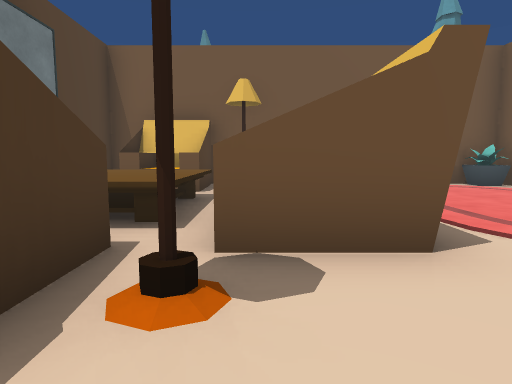
[1] (above)

19 first-person views from a walk through a Unity game level. The camera is 1.4 m above the floor, tilts 6° down and sees 75° across. The floor is counted in squares, 2 m on a side. Each view is taken from the middle of a square. On the plan, view 1 faces up. The plan holds only what a view shows up to about 10 squares ahead; the rest is blank. The place goes on beyond the plan. The player is left out. Some surface patterns are stand-ins.

[2]
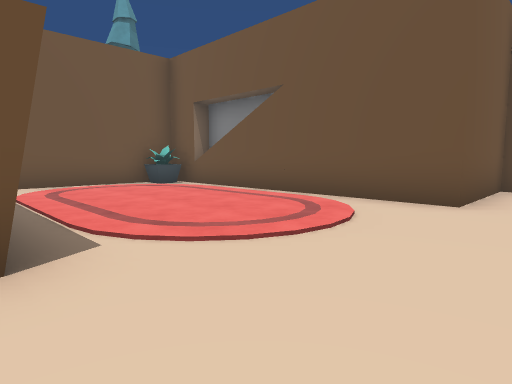

[3]
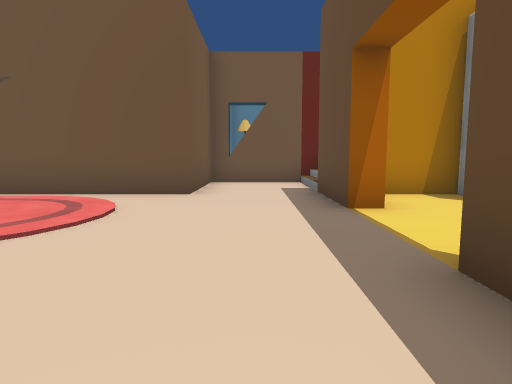

[4]
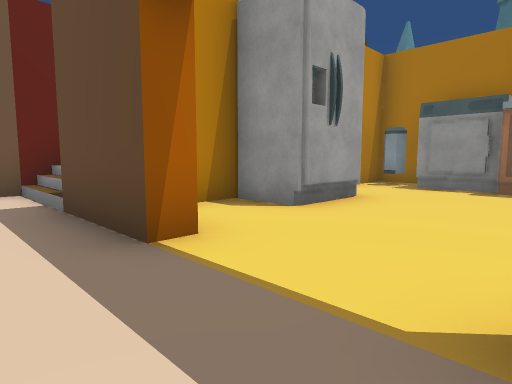

[5]
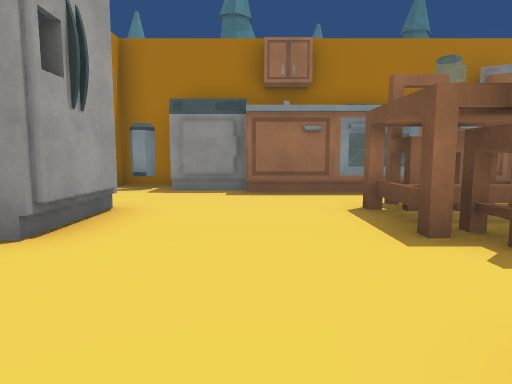

[6]
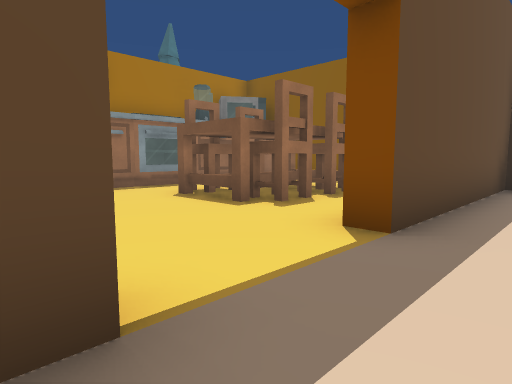

[7]
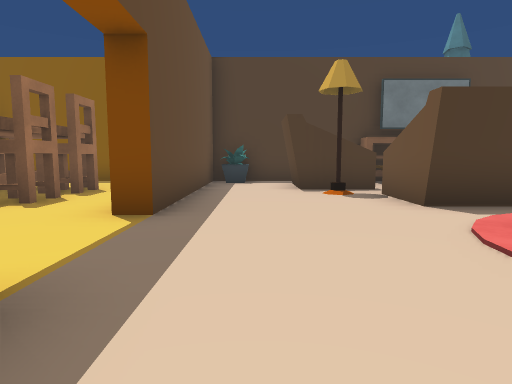

[8]
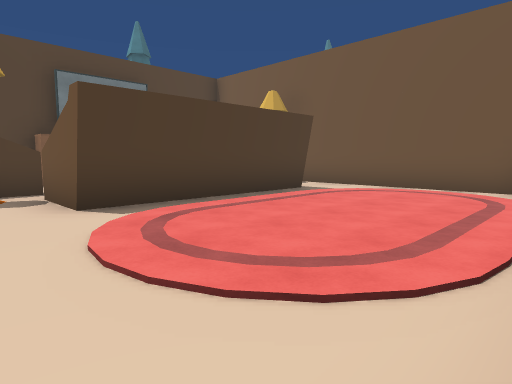

[9]
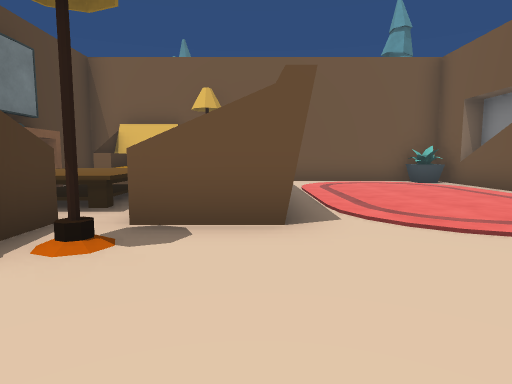

[10]
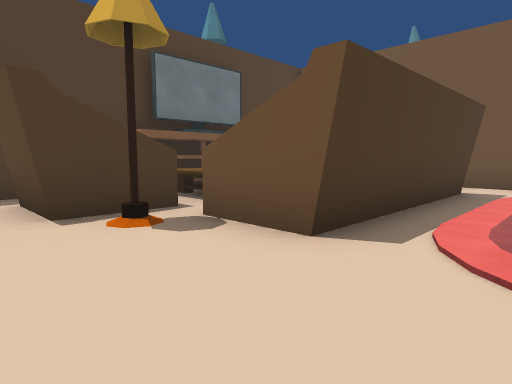

[11]
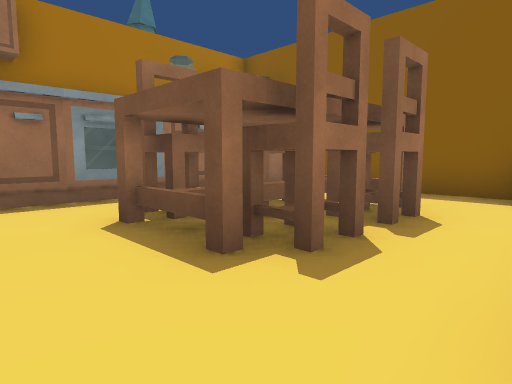

[12]
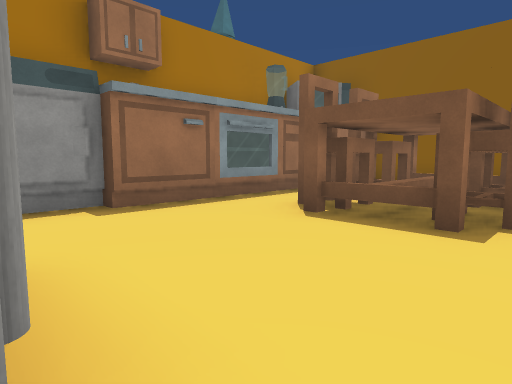

[13]
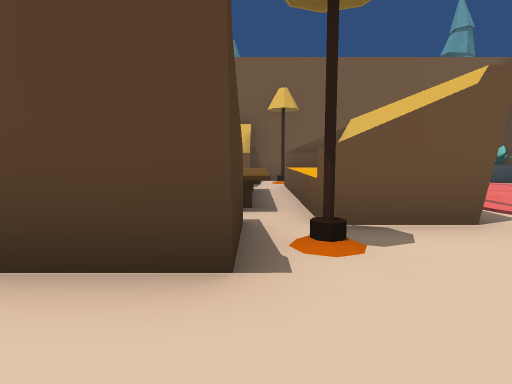

[14]
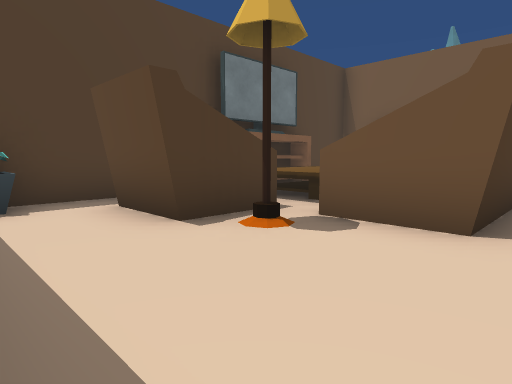

[15]
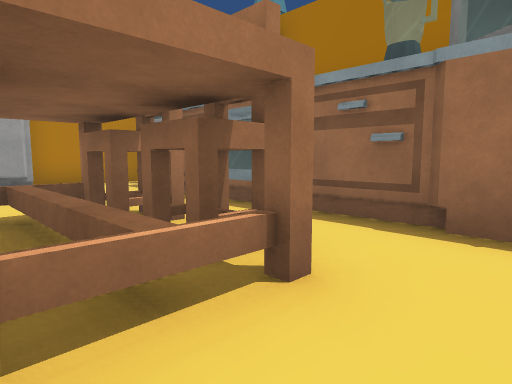

[16]
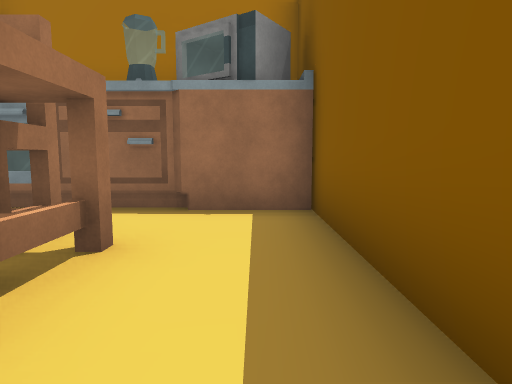

[17]
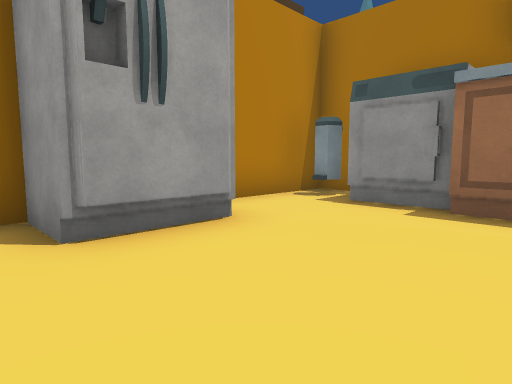

[18]
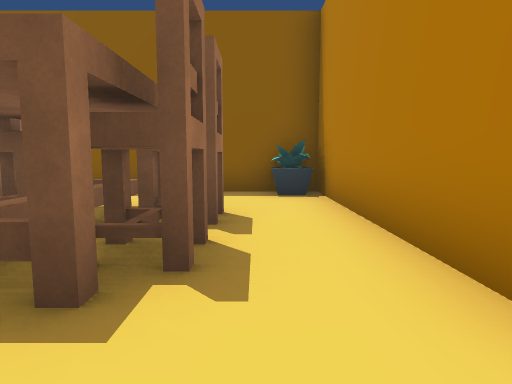

[19]
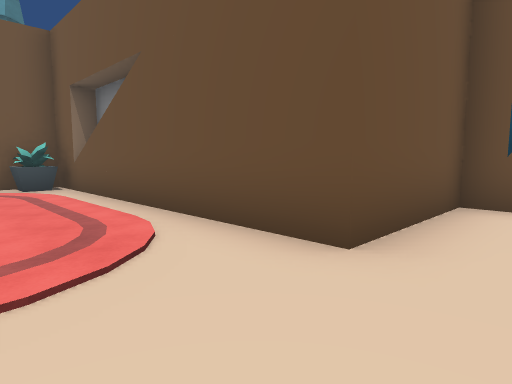

### Floor plan
Ten units are one square. View 1 is at (0, 0); x grows to the right and y downward. Boxes are objects, and circles mark ways between rooms. Rooms are numbered by the first view taken in them; rooms with no view inside come last. Other rooms are left out.
<svg viewBox="-50 -93 147 213">
<path fill="none" stroke="#000" d="M15 17 -26 17M14 46 14 55M45 19 45 12 67 12M-17 38 -17 44M-17 50 -17 55M63 35 63 24M86 18 92 18 92 -12 63 -12 63 -88 -12 -88M50 93 63 93 63 58M-38 -14 -38 12 20 12 20 18M5 -68 -4 -68M14 -72 14 -24 -3 -24 -3 -52M5 -72 -2 -72M-38 -88 -38 -55M4 46 14 46M13 54 13 48M76 15 92 15M-18 56 -18 41M-38 34 -38 75M-26 17 -38 17 -38 34"/>
<rect x="-45" y="-65" width="20" height="30" fill="#bbb"><title>other object</title></rect>
<rect x="-35" y="5" width="10" height="10" fill="#bbb"><title>plant</title></rect>
<rect x="-35" y="-85" width="30" height="20" fill="#bbb"><title>sofa</title></rect>
<rect x="-25" y="85" width="10" height="10" fill="#bbb"><title>cabinet</title></rect>
<rect x="-25" y="-25" width="10" height="20" fill="#bbb"><title>sofa</title></rect>
<rect x="-25" y="-65" width="20" height="30" fill="#bbb"><title>other object</title></rect>
<rect x="-15" y="75" width="10" height="20" fill="#bbb"><title>drawers</title></rect>
<rect x="-15" y="45" width="10" height="20" fill="#bbb"><title>chair</title></rect>
<rect x="-15" y="35" width="10" height="10" fill="#bbb"><title>chair</title></rect>
<rect x="-5" y="75" width="20" height="20" fill="#bbb"><title>stove</title></rect>
<rect x="-5" y="45" width="20" height="20" fill="#bbb"><title>chair</title></rect>
<rect x="-5" y="-25" width="10" height="10" fill="#bbb"><title>lamp</title></rect>
<rect x="-5" y="-85" width="10" height="10" fill="#bbb"><title>lamp</title></rect>
<rect x="5" y="35" width="10" height="10" fill="#bbb"><title>chair</title></rect>
<rect x="15" y="75" width="20" height="20" fill="#bbb"><title>sink</title></rect>
<rect x="25" y="105" width="20" height="10" fill="#bbb"><title>pine tree</title></rect>
<rect x="35" y="75" width="10" height="20" fill="#bbb"><title>dryer</title></rect>
<rect x="45" y="75" width="10" height="10" fill="#bbb"><title>bin</title></rect>
<rect x="45" y="35" width="20" height="20" fill="#bbb"><title>fridge</title></rect>
<rect x="55" y="-85" width="10" height="10" fill="#bbb"><title>plant</title></rect>
<circle cx="-20" cy="65" r="3" fill="#2a7"/>
<circle cx="-20" cy="30" r="3" fill="#2a7"/>
<circle cx="-30" cy="45" r="3" fill="#2a7"/>
<text x="20" y="30">1</text>
<text x="-30" y="50">2</text>
<text x="-30" y="30">3</text>
</svg>
Room 1 opens to room 2. Room 1 opens to room 3. Room 2 opens to room 3.

Where each view was taken, in squares from view 1:
view 1: 0 up, 0 right, facing up
view 2: 0 up, 1 right, facing up-right
view 3: 0 up, 0 right, facing right
view 4: 0 up, 2 right, facing down-right
view 5: 1 down, 3 right, facing down
view 6: 0 up, 5 right, facing down-left
view 7: 0 up, 6 right, facing left
view 8: 1 up, 6 right, facing up-left
view 9: 1 down, 1 right, facing up
view 10: 0 up, 3 right, facing up-left
view 11: 2 down, 3 right, facing down-left
view 12: 3 down, 5 right, facing down-left
view 13: 1 down, 1 left, facing up
view 14: 1 down, 2 right, facing up-left
view 15: 4 down, 3 left, facing down-right
view 16: 3 down, 3 left, facing down
view 17: 3 down, 2 right, facing down-right
view 18: 3 down, 3 right, facing left
view 19: 0 up, 4 right, facing up-right
